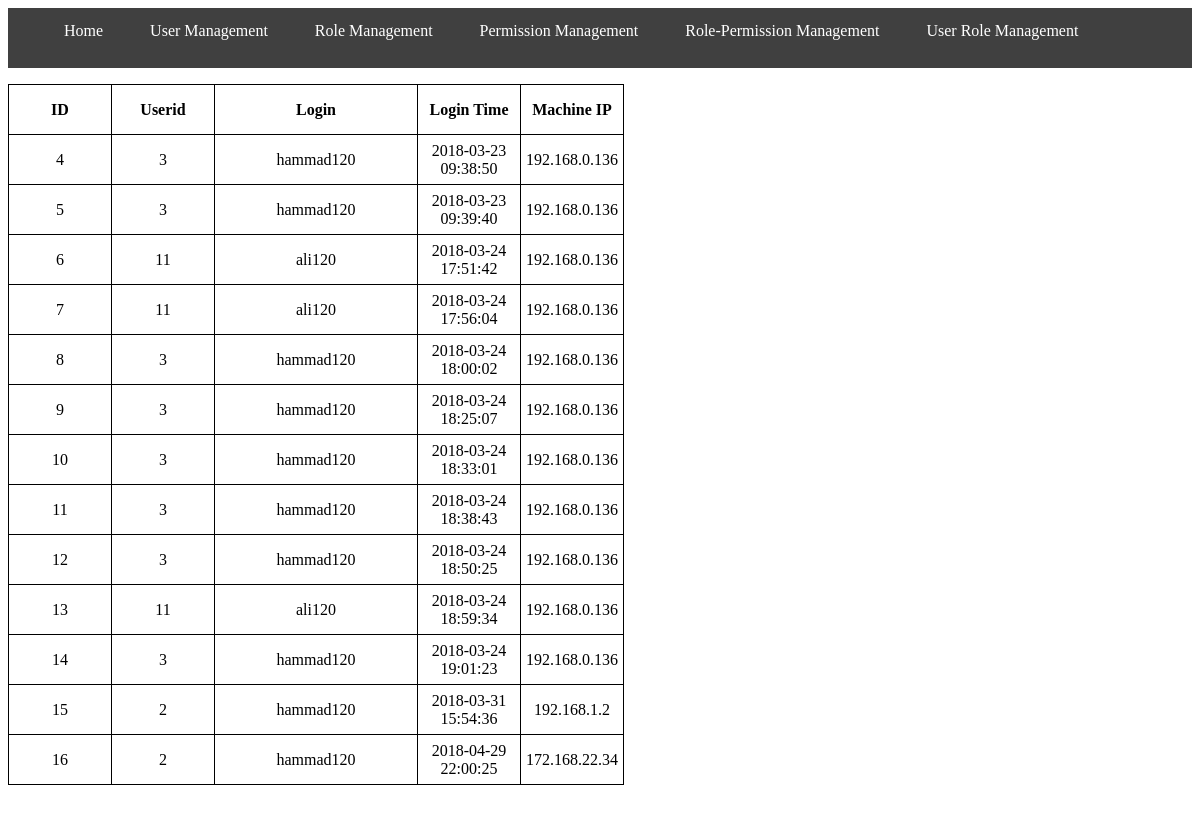
Page /loginHistory.php (signed in) on the committed database.
### tables this page shows
CREATE TABLE `loginhistory` (
  `id` int(11) NOT NULL,
  `userid` int(11) DEFAULT NULL,
  `login` varchar(45) DEFAULT NULL,
  `logintime` datetime DEFAULT NULL,
  `machineip` varchar(20) DEFAULT NULL
);

### loginHistory.php (the view, shortened to what this page needs)
<?php require('conn.php');
 ?>
<html>
    <head>
    </head>
<body onload="SelectCountry();">
<ul>
  <li><a  href="homeAdmin.php">Home</a></li>
  <li><a  href="UserList.php">User Management</a></li>
  <li><a  href="RoleList.php">Role Management</a></li>
  <li><a  href="PermissionList.php">Permission Management</a></li>
  <li><a  href="RolePermissionList.php">Role-Permission Management</a></li>
  <li><a href="UserRoleList.php">User Role Management</a></li>
</ul>
    <table>
<tr>
    <table id='tblMain' style='border:1px solid; border-collapse: collapse;align:center;'><tr><th style='width: 100px; color: black; text-align: center; border-collapse: collapse;border:1px solid;height:50px;'>ID</th>
    <th style='width: 100px; color: black; text-align: center; border-collapse: collapse;border:1px solid;height:50px;'>Userid</th>
    <th style='width: 100px; color: black; text-align: center; border-collapse: collapse;border:1px solid;height:50px;'>Login</th>
<th style='width: 100px; color: black; text-align: center; border-collapse: collapse;border:1px solid;height:50px;'>Login Time</th>
<th style='width: 100px; color: black; text-align: center; border-collapse: collapse;border:1px solid;height:50px;'>Machine IP</th></tr>
<?php
$sql="select * from loginhistory";
		$result=mysqli_query($conn, $sql);
		$records = mysqli_num_rows($result);
 ?>
  <?php for ( $i=0; $i<$records; $i++) {
$row=mysqli_fetch_assoc($result);
  ?>
    <tr><td style='width: 100px; text-align: center;height:50px; border-collapse: collapse;border:1px solid;'><?php echo $row["id"]?></td>
    <td style='width: 100px; text-align: center;height:50px; border-collapse: collapse;border:1px solid;'><?php echo $row["userid"]?></td>
    <td style='width: 200px; text-align: center;height:50px; border-collapse: collapse;border:1px solid;'><?php echo $row["login"]?></td>
 <td style='width: 100px; text-align: center;height:50px; border-collapse: collapse;border:1px solid;'><?php echo $row["logintime"]?></td>
<td style='width: 100px; text-align: center;height:50px; border-collapse: collapse;border:1px solid;'><?php echo $row["machineip"]?></td></tr>
  <?php } ?>
   </table>
</tr>
</table>
<br><br>
</body>
</html>

### loginHistory.php (style rules this page uses)
ul { list-style-type: none; overflow: hidden; background-color:#404040; height:60px; text-align: center; }
li { float: left; margin-right:15px; text-align: center; font-family: 'Shrikhand'; }
li a { display: block; color: white; text-align: center; padding: 14px 16px; text-decoration: none; height:80px; font-family: 'Shrikhand'; }

### rows in the picture
loginhistory: id "4", userid "3", login "hammad120", logintime "2018-03-23 09:38:50", machineip "192.168.0.136"
loginhistory: id "5", userid "3", login "hammad120", logintime "2018-03-23 09:39:40", machineip "192.168.0.136"
loginhistory: id "6", userid "11", login "ali120", logintime "2018-03-24 17:51:42", machineip "192.168.0.136"
loginhistory: id "7", userid "11", login "ali120", logintime "2018-03-24 17:56:04", machineip "192.168.0.136"
loginhistory: id "8", userid "3", login "hammad120", logintime "2018-03-24 18:00:02", machineip "192.168.0.136"
loginhistory: id "9", userid "3", login "hammad120", logintime "2018-03-24 18:25:07", machineip "192.168.0.136"
loginhistory: id "10", userid "3", login "hammad120", logintime "2018-03-24 18:33:01", machineip "192.168.0.136"
loginhistory: id "11", userid "3", login "hammad120", logintime "2018-03-24 18:38:43", machineip "192.168.0.136"
loginhistory: id "12", userid "3", login "hammad120", logintime "2018-03-24 18:50:25", machineip "192.168.0.136"
loginhistory: id "13", userid "11", login "ali120", logintime "2018-03-24 18:59:34", machineip "192.168.0.136"
loginhistory: id "14", userid "3", login "hammad120", logintime "2018-03-24 19:01:23", machineip "192.168.0.136"
loginhistory: id "15", userid "2", login "hammad120", logintime "2018-03-31 15:54:36", machineip "192.168.1.2"
loginhistory: id "16", userid "2", login "hammad120", logintime "2018-04-29 22:00:25", machineip "172.168.22.34"
